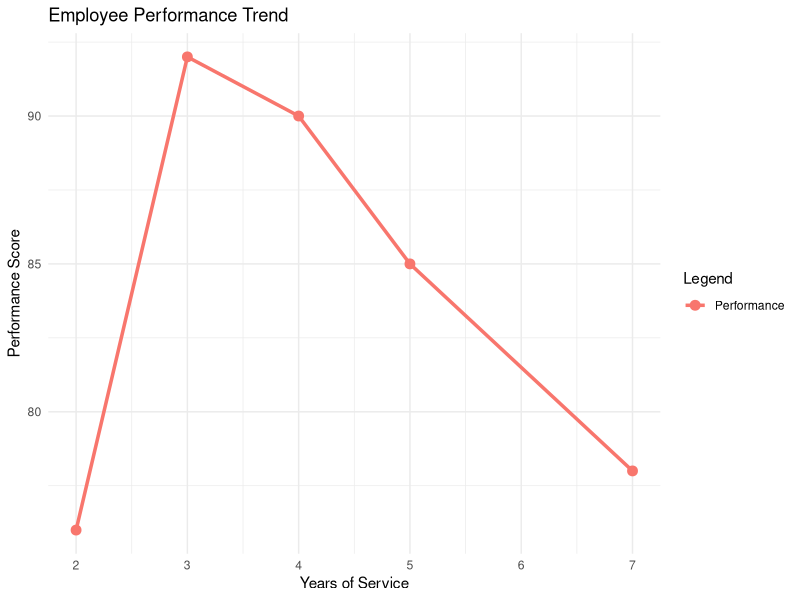
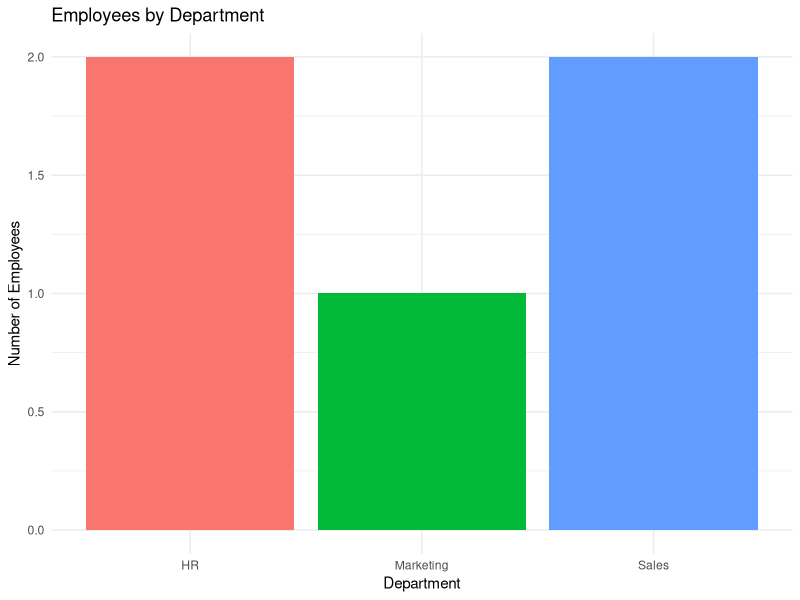
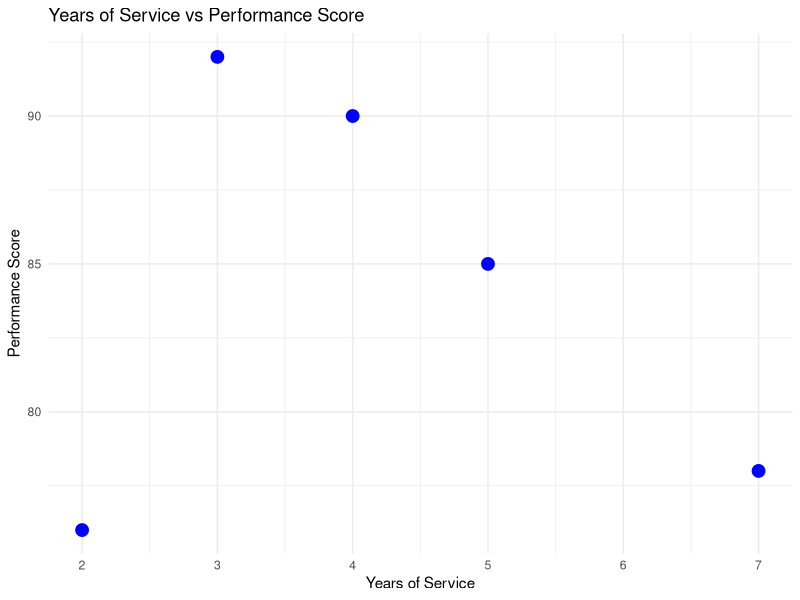

Write R code to recreate these figures, in order.
#=========================================
# Employee Performance Evaluation
#=========================================

# Install Package (Run only once)
install.packages("ggplot2")

# Load Library
library(ggplot2)

#=========================================
# Create Dataset
#=========================================

employee_data <- data.frame(
  Employee_ID = c(1, 2, 3, 4, 5),
  Department = c("Sales", "HR", "Marketing", "Sales", "HR"),
  Years_of_Service = c(5, 3, 7, 4, 2),
  Performance_Score = c(85, 92, 78, 90, 76)
)

print(employee_data)

#=========================================
# 1. Line Chart
#=========================================

ggplot(employee_data,
       aes(x = Years_of_Service,
           y = Performance_Score,
           color = "Performance")) +
  geom_line(linewidth = 1.2) +
  geom_point(size = 3) +
  labs(
    title = "Employee Performance Trend",
    x = "Years of Service",
    y = "Performance Score",
    color = "Legend"
  ) +
  theme_minimal()

#=========================================
# 2. Bar Chart
#=========================================

ggplot(employee_data,
       aes(x = Department,
           fill = Department)) +
  geom_bar() +
  labs(
    title = "Employees by Department",
    x = "Department",
    y = "Number of Employees"
  ) +
  theme_minimal() +
  theme(legend.position = "none")

#=========================================
# 3. Scatter Plot
#=========================================

ggplot(employee_data,
       aes(x = Years_of_Service,
           y = Performance_Score)) +
  geom_point(color = "blue", size = 4) +
  labs(
    title = "Years of Service vs Performance Score",
    x = "Years of Service",
    y = "Performance Score"
  ) +
  theme_minimal()

#=========================================
# Scatter Plot Insights
#=========================================

cat("\nScatter Plot Insights:\n")
cat("1. The relationship between years of service and performance is weak.\n")
cat("2. Employees with fewer years of service can also have high performance scores.\n")
cat("3. Performance depends on multiple factors, not only years of experience.\n")
cat("4. No strong positive or negative correlation is observed.\n")
